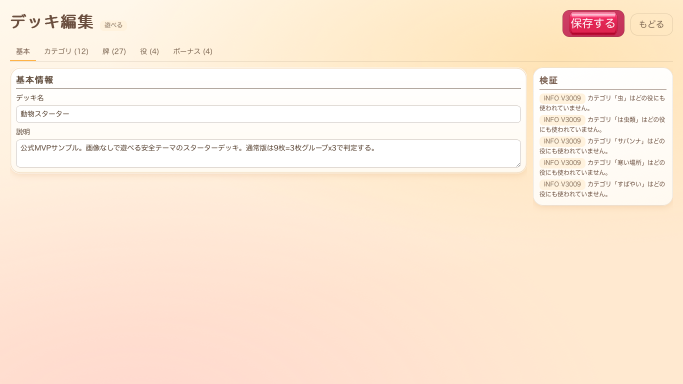
#> input picture tests/visual-crossbrowser/gate7-tier-a.spec.ts-snapshots/deck-editor-cute-pop-1366x768-webkit-darwin.png, 1366 x 768 px (shown at 1/2 size)
$ python chroma_key.py --input ../../../../tests/visual-crossbrowser/gate7-tier-a.spec.ts-snapshots/deck-editor-cute-pop-1366x768-webkit-darwin.png --output out.png
#> lines starting #> are read from the running program, lines starting #| are printed output that depends on the picture
#!/usr/bin/env python3
"""Chroma-key transparency processing for soro-pon UI assets.

正本契約: docs/IMAGE-ASSET-WORKFLOW.md の「Python透過処理の契約」を実装する。

固定禁止事項:
  - 背景色と完全一致したピクセルだけを消す実装(2値判定)は使わない

実装している契約:
  - 色距離ベースの背景判定(完全一致比較は使わない)
  - hard threshold / soft threshold の2段階、間はアルファを線形補間
  - 半透明境界のグリーンスピル(色かぶり)除去(despill)。背景色に
    応じて一般化(green/magenta/blueいずれの背景でも動作する)
  - 元画像のアルファチャンネルがあれば合成して考慮する
  - 完全透明ピクセルのRGBを近傍色で正規化する(edge padding。理由は
    normalize_transparent_rgb() のdocstring参照)
  - 同じ入力・同じパラメータから同じ出力が得られる決定的処理

CLIとしても、他モジュールから呼ぶモジュールとしても使える。
"""

from __future__ import annotations

import argparse
import math
from dataclasses import dataclass

from PIL import Image
import numpy as np

Rgb = tuple[int, int, int]


def hex_to_rgb(value: str) -> Rgb:
#> in main, image is the input picture: PIL image 1366x768 RGBA; mean R, G, B, A 252.6, 234.1, 217.5, 255
#> in chroma_key_transparent, `existing_alpha = arr[..., 3].astype(np.float64) / 255.0`: existing_alpha: shape (768, 1366) float64; every value is 1
    v = value.strip().lstrip("#")
    if len(v) != 6:
        raise ValueError(f"背景色は#rrggbb形式で指定してください: {value}")
    return (int(v[0:2], 16), int(v[2:4], 16), int(v[4:6], 16))


@dataclass(frozen=True)
class ChromaKeyParams:
    background_color: Rgb
    hard_threshold: float = 0.12
    soft_threshold: float = 0.35
    despill_strength: float = 0.6

    def __post_init__(self) -> None:
        if not (0.0 <= self.hard_threshold < self.soft_threshold <= 1.0):
            raise ValueError(
                "0 <= hard_threshold < soft_threshold <= 1 を満たす必要があります: "
                f"hard={self.hard_threshold} soft={self.soft_threshold}"
            )
        if not (0.0 <= self.despill_strength <= 1.0):
            raise ValueError(f"despill_strengthは0..1: {self.despill_strength}")


def _color_distance(rgb: np.ndarray, bg: Rgb) -> np.ndarray:
    """正規化RGBユークリッド距離(0..1)。0=背景色と同一、1=最大距離。

    Lab/HSVの方が知覚的に正確な場合もあるが、単色クロマキー背景
    (グリーン/マゼンタ/ブルー等)に対してはRGB距離で実用上十分であり、
    実装・デバッグ・決定性の単純さを優先した。将来、本体色と背景色が
    近い彩度域で誤判定が出る場合はLab距離への切替を検討する。
    """
#> called with bg = (0, 255, 0)
    bg_arr = np.array(bg, dtype=np.float64)
    diff = (rgb.astype(np.float64) - bg_arr) / 255.0
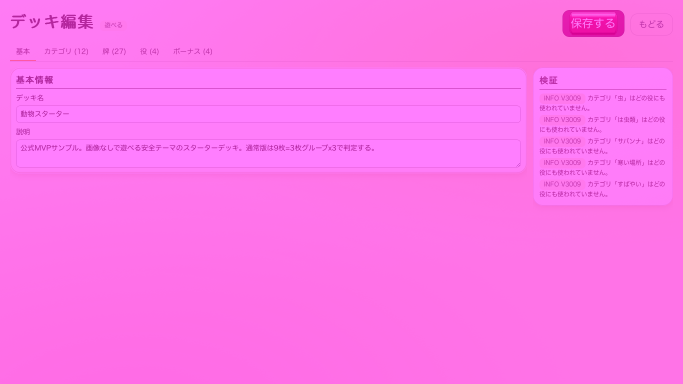
#> diff: shape (768, 1366, 3) float64 (shown at 1/2 size); mean R, G, B 0.991, -0.0818, 0.853; drawn with min black and max white
    dist = np.sqrt((diff**2).sum(axis=-1)) / math.sqrt(3.0)
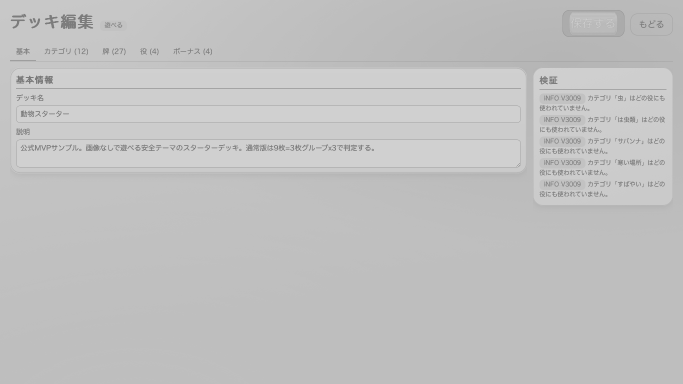
#> dist: shape (768, 1366) float64 (shown at 1/2 size); min 0.476, max 0.816, mean 0.76
    return dist


def _alpha_from_distance(dist: np.ndarray, hard: float, soft: float) -> np.ndarray:
    """hard以下は透明(0)、soft以上は不透明(1)、間は線形補間。"""
#> called with hard = 0.12, soft = 0.35
    span = soft - hard
    alpha = (dist - hard) / span
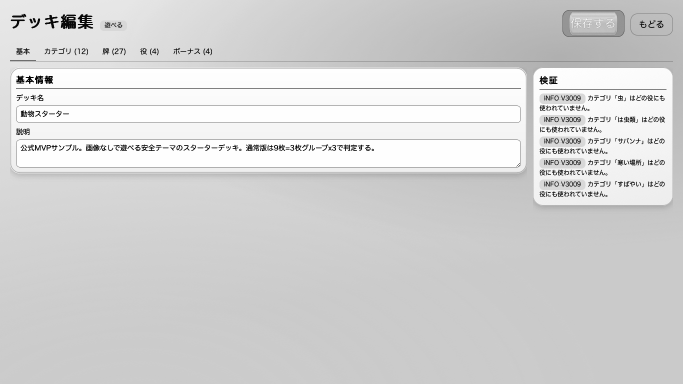
#> alpha: shape (768, 1366) float64 (shown at 1/2 size); min 1.55, max 3.03, mean 2.78; drawn with min black and max white
    return np.clip(alpha, 0.0, 1.0)


def _despill(rgb: np.ndarray, bg: Rgb, alpha: np.ndarray, strength: float) -> np.ndarray:
    """半透明境界のグリーン(または指定背景色)スピルを除去する。

    背景色のうち平均より明るい("heavy")チャンネルを背景由来の色かぶり源とみなし、
    それ以外("light")チャンネルの平均へ向けて、透明度が高いピクセルほど強く
    引き寄せる。green(0,255,0)ならheavy=G、magenta(255,0,255)ならheavy=R,B、
    blue(0,0,255)ならheavy=Bとなり、任意の単色背景に一般化されている。
    """
#> called with bg = (0, 255, 0), strength = 0.6
    if strength <= 0:
        return rgb
    bg_arr = np.array(bg, dtype=np.float64)
    bg_avg = bg_arr.mean()
    heavy = [i for i in range(3) if bg_arr[i] > bg_avg + 20]
    if not heavy:
        return rgb
    light = [i for i in range(3) if i not in heavy]
    out = rgb.astype(np.float64).copy()
    light_avg = out[..., light].mean(axis=-1) if light else out.mean(axis=-1)
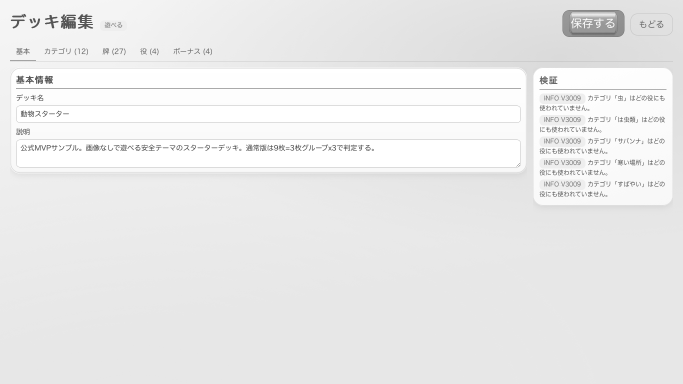
#> light_avg: shape (768, 1366) float64 (shown at 1/2 size); min 66, max 255, mean 235
    # 透明に近いほど(alphaが低いほど)強くdespillする
    weight = (1.0 - alpha) * strength
#> weight: shape (768, 1366) float64; every value is 0
    for ch in heavy:
        spill = out[..., ch] - light_avg
        spill = np.clip(spill, 0, None)
        out[..., ch] -= spill * weight
#> this loop made 1 pass
#> pass 1, in _despill, `spill = out[..., ch] - light_avg`:
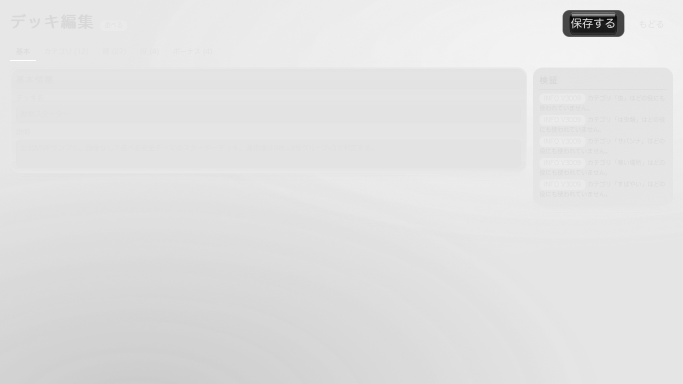
#> spill: shape (768, 1366) float64 (shown at 1/2 size); min -131.5, max 16, mean -0.895; drawn with min black and max white
#> pass 1, in _despill, `spill = np.clip(spill, 0, None)`:
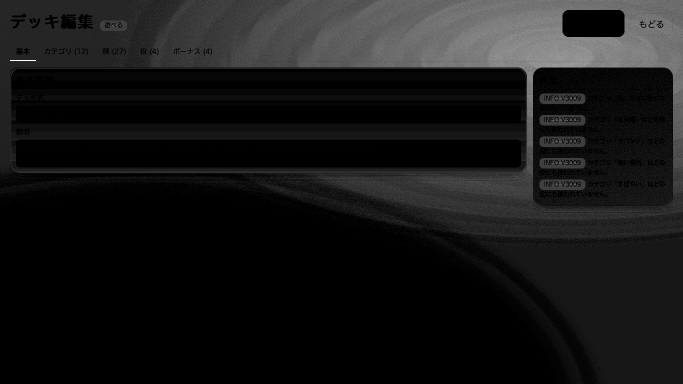
#> spill: shape (768, 1366) float64 (shown at 1/2 size); min 0, max 16, mean 1.45; drawn with min black and max white
    return np.clip(out, 0, 255)


def chroma_key_transparent(image: Image.Image, params: ChromaKeyParams) -> Image.Image:
    """背景を透過したRGBA画像を返す。同一入力・同一paramsで決定的。"""
    rgba = image.convert("RGBA")
    arr = np.array(rgba)
    rgb = arr[..., :3]
    existing_alpha = arr[..., 3].astype(np.float64) / 255.0

    dist = _color_distance(rgb, params.background_color)
    chroma_alpha = _alpha_from_distance(dist, params.hard_threshold, params.soft_threshold)
    final_alpha = existing_alpha * chroma_alpha

    despilled_rgb = _despill(rgb, params.background_color, final_alpha, params.despill_strength)

    out = np.empty_like(arr)
    out[..., :3] = despilled_rgb.astype(np.uint8)
#> out: shape (768, 1366, 4)
    out[..., 3] = np.clip(final_alpha * 255.0, 0, 255).astype(np.uint8)
    return Image.fromarray(out, mode="RGBA")


def normalize_transparent_rgb(image: Image.Image, iterations: int = 6) -> Image.Image:
    """alpha=0ピクセルのRGBを、隣接する不透明色のedge paddingで置き換える。

    採用理由: alpha=0ピクセルのRGBを無処理のまま残すと、そこに背景色
    (緑等)が残る。ブラウザやツールがリサイズ/圧縮で線形補間する際、
    alpha=0の"色"も补间に混ざり、輪郭に緑や不自然な色のにじみが出る
    (プリマルチプライドアルファ境界の汚れ)。単純な色差分ベースの
    "spill除去"だけでは alpha=0 领域そのものの色は変わらないため、
    別途この正規化が必要。近傍(3x3)の不透明ピクセルの平均色を
    透明ピクセルへ反復的に広げる("dilate")方式を採用した
    ("最近傍1色のコピー"より滑らかで、方向依存のアーティファクトが
    出にくいため)。
    """
#> called with iterations = 6
    rgba = image.convert("RGBA")
    arr = np.array(rgba).astype(np.float64)
    rgb = arr[..., :3]
    alpha = arr[..., 3]
#> alpha: shape (768, 1366) float64; every value is 255
    opaque_mask = alpha > 0
#> opaque_mask: shape (768, 1366) bool; every value is 1

    if opaque_mask.all() or not opaque_mask.any():
        return rgba

    rgb = rgb.copy()
    mask = opaque_mask.copy()
    for _ in range(iterations):
        if mask.all():
            break
        # 3x3近傍の平均色(不透明ピクセルのみ寄与)を1回分だけ拡張する
        weight = mask.astype(np.float64)
        weighted_rgb = rgb * weight[..., None]
        sum_rgb = np.zeros_like(weighted_rgb)
        sum_w = np.zeros_like(weight)
        for dy in (-1, 0, 1):
            for dx in (-1, 0, 1):
                sum_rgb += np.roll(np.roll(weighted_rgb, dy, axis=0), dx, axis=1)
                sum_w += np.roll(np.roll(weight, dy, axis=0), dx, axis=1)
        newly_fillable = (~mask) & (sum_w > 0)
        avg = np.divide(
            sum_rgb, sum_w[..., None], out=np.zeros_like(sum_rgb), where=sum_w[..., None] > 0
        )
        rgb[newly_fillable] = avg[newly_fillable]
        mask = mask | newly_fillable

    out = np.empty_like(np.array(rgba))
    out[..., :3] = np.clip(rgb, 0, 255).astype(np.uint8)
    out[..., 3] = alpha.astype(np.uint8)
    return Image.fromarray(out, mode="RGBA")


def process(image: Image.Image, params: ChromaKeyParams) -> Image.Image:
    """透過処理+透明ピクセルRGB正規化までの一括処理(決定的)。"""
    keyed = chroma_key_transparent(image, params)
    return normalize_transparent_rgb(keyed)


# [65 lines left out: functions fit_to_canvas, cover_to_canvas, not called in this run]


def _build_arg_parser() -> argparse.ArgumentParser:
    parser = argparse.ArgumentParser(
        description="単色背景(グリーン等)を色距離ベースで透過するクロマキー処理"
    )
    parser.add_argument("--input", required=True, help="入力画像パス")
    parser.add_argument("--output", required=True, help="出力PNGパス")
    parser.add_argument("--background-color", default="#00ff00", help="背景色(#rrggbb)")
    parser.add_argument("--hard-threshold", type=float, default=0.12)
    parser.add_argument("--soft-threshold", type=float, default=0.35)
    parser.add_argument("--despill-strength", type=float, default=0.6)
    return parser


def main() -> None:
    args = _build_arg_parser().parse_args()
    params = ChromaKeyParams(
        background_color=hex_to_rgb(args.background_color),
        hard_threshold=args.hard_threshold,
        soft_threshold=args.soft_threshold,
        despill_strength=args.despill_strength,
    )
    image = Image.open(args.input)
    result = process(image, params)
    result.save(args.output)
    print(f"Saved transparent PNG: {args.output}")


if __name__ == "__main__":
    main()

$ run again, on tests/visual-crossbrowser/gate7-tier-a.spec.ts-snapshots/deck-list-cute-pop-852x393-webkit-darwin.png
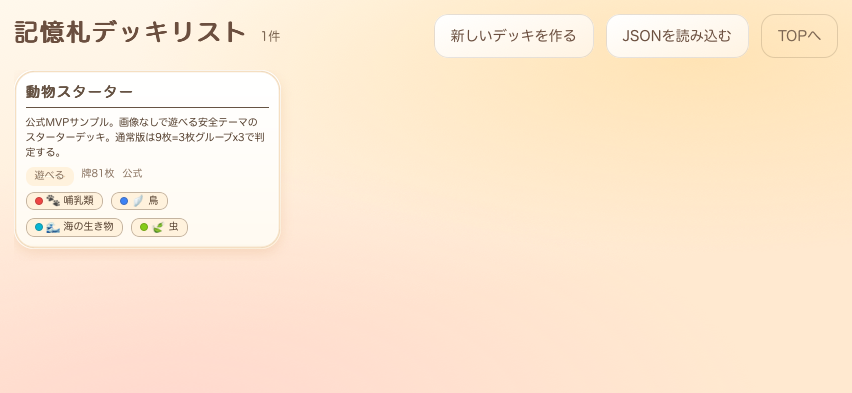
#> input picture tests/visual-crossbrowser/gate7-tier-a.spec.ts-snapshots/deck-list-cute-pop-852x393-webkit-darwin.png, 852 x 393 px
#> in main, image is the input picture: PIL image 852x393 RGBA; mean R, G, B, A 252.3, 232.2, 210.7, 255
#> existing_alpha: shape (393, 852) float64; every value is 1
#> the loop in _despill, `for ch in heavy:` made 1 pass
#> pass 1, in _despill, `spill = out[..., ch] - light_avg`:
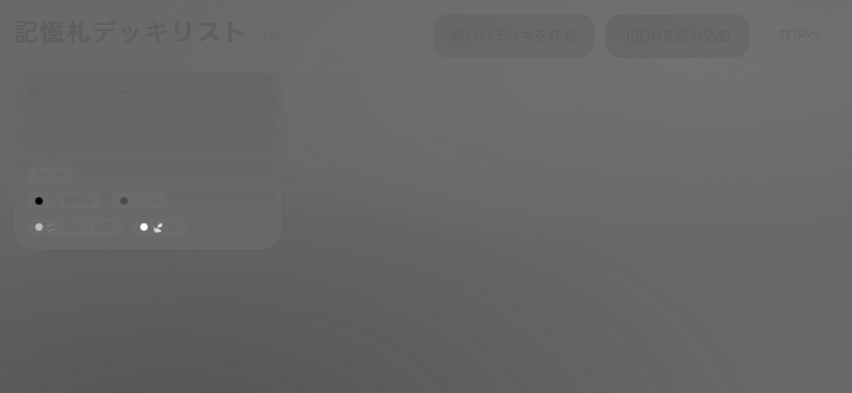
#> spill: shape (393, 852) float64; min -85.5, max 127, mean 0.6; drawn with min black and max white
#> in chroma_key_transparent, `out[..., :3] = despilled_rgb.astype(np.uint8)`:
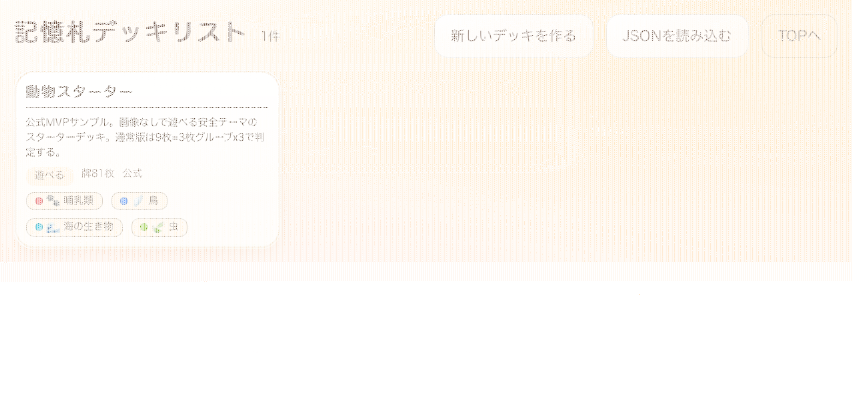
#> out: shape (393, 852, 4); mean R, G, B, A 252.3, 232.2, 210.7, 64.9; transparent parts drawn white
#> opaque_mask: shape (393, 852) bool; every value is 1
